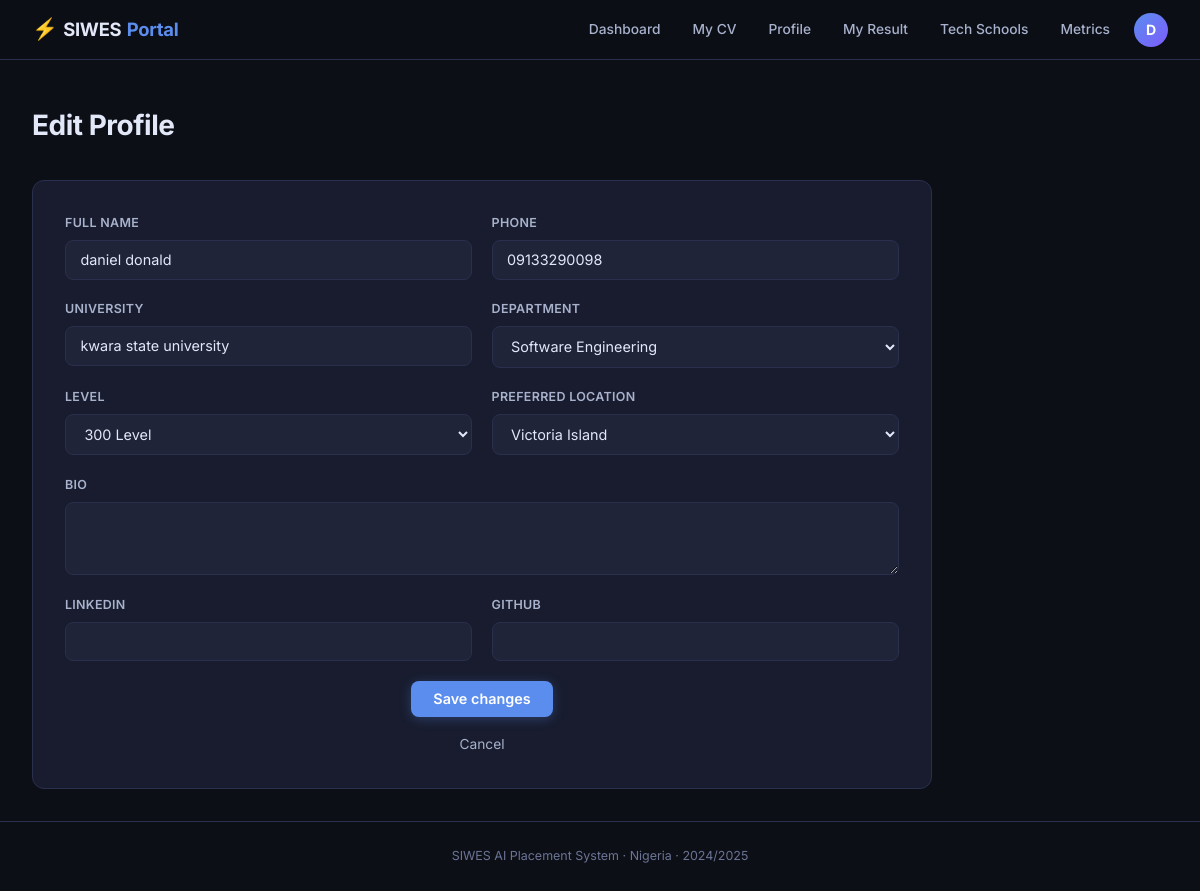
Screenshot of /student/profile (signed in) with the database file from the repository.
### models.py (models this page shows, shortened)
class User(UserMixin, Base):
    __tablename__ = "users"
    id            = Column(Integer, primary_key=True)
    email         = Column(String(120), unique=True, nullable=False)
    password_hash = Column(String(256), nullable=False)
    role          = Column(String(20), nullable=False)
    is_active     = Column(Boolean, default=True)
    created_at    = Column(DateTime, default=datetime.utcnow)
    student = relationship("Student", back_populates="user", uselist=False)
    company = relationship("Company",  back_populates="user",  uselist=False)
    school  = relationship("TechSchool", back_populates="user", uselist=False)

class Student(Base):
    __tablename__ = "students"
    id          = Column(Integer, primary_key=True)
    user_id     = Column(Integer, ForeignKey("users.id"), unique=True, nullable=False)
    name        = Column(String(100), nullable=False)
    email       = Column(String(120), unique=True, nullable=False)
    phone       = Column(String(20))
    university  = Column(String(150), nullable=False)
    department  = Column(String(100), nullable=False)
    level       = Column(Integer, nullable=False)
    state       = Column(String(50), nullable=False)
    location    = Column(String(100), nullable=False)
    matric_no   = Column(String(30), unique=True)
    bio         = Column(Text)
    linkedin    = Column(String(200))
    github      = Column(String(200))
    track       = Column(String(20), default="placement")
    created_at  = Column(DateTime, default=datetime.utcnow)
    user          = relationship("User", back_populates="student")
    cv            = relationship("CV", back_populates="student", uselist=False)
    placements    = relationship("Placement", back_populates="student")
    test_attempts = relationship("TestAttempt", back_populates="student")
    school_enrollments = relationship("SchoolEnrollment", back_populates="student")

### blueprints/student.py (the view, shortened to what this page needs)
@student_bp.route("/profile", methods=["GET", "POST"])
@login_required
def profile():
    if current_user.role != "student":
        return redirect(url_for("admin.dashboard"))
    db = SessionLocal()
    try:
        student = _get_student(db)
        cv      = db.query(CV).filter_by(student_id=student.id).first() if student else None
        return render_template("student/profile.html", student=student, cv=cv)
    finally:
        db.close()

### blueprints/student.py (called while the page is built)
def _get_student(db):
    return db.query(Student).filter_by(user_id=current_user.id).first()

### templates/student/profile.html (shortened to what this page needs)
{% extends "base.html" %}
{% block content %}
<div class="page-header">
  <h1>Edit Profile</h1>
</div>
<div class="form-card wide">
  <form method="POST" class="grid-form">
    <div class="field"><label>Full name</label>
      <input type="text" name="name" value="{{ student.name }}" required/></div>
    <div class="field"><label>Phone</label>
      <input type="tel" name="phone" value="{{ student.phone or '' }}"/></div>
    <div class="field"><label>University</label>
      <input type="text" name="university" value="{{ student.university }}" required/></div>
    <div class="field"><label>Department</label>
      <select name="department" required>
        {% for d in ["Computer Science","Software Engineering","Information Technology",
                     "Computer Engineering","Electrical Electronics","Data Science","Cyber Security"] %}
          <option value="{{ d }}" {% if student.department==d %}selected{% endif %}>{{ d }}</option>
        {% endfor %}
      </select></div>
    <div class="field"><label>Level</label>
      <select name="level">
        <option value="300" {% if student.level==300 %}selected{% endif %}>300 Level</option>
      </select></div>
    <div class="field"><label>Preferred location</label>
      <select name="location">
        {% for loc in ["Victoria Island","Lekki","Yaba","Ikeja","Ikoyi","Surulere","Ajah","Lagos Island","Any Lagos"] %}
          <option value="{{ loc }}" {% if student.location==loc %}selected{% endif %}>{{ loc }}</option>
        {% endfor %}
      </select></div>
    <div class="field full-width"><label>Bio</label>
      <textarea name="bio" rows="3">{{ student.bio or '' }}</textarea></div>
    <div class="field"><label>LinkedIn</label>
      <input type="url" name="linkedin" value="{{ student.linkedin or '' }}"/></div>
    <div class="field"><label>GitHub</label>
      <input type="url" name="github" value="{{ student.github or '' }}"/></div>
    <div class="field full-width actions">
      <button type="submit" class="btn-primary">Save changes</button>
      <a href="{{ url_for('student.dashboard') }}" class="btn-ghost">Cancel</a>
    </div>
  </form>
</div>
{% endblock %}

### templates/base.html (shortened to what this page needs)
<!DOCTYPE html>
<html lang="en" x-data="{ mobileOpen: false }">
<head>
  <link rel="stylesheet" href="{{ url_for('static', filename='css/style.css') }}"/>
</head>
<body>
<nav class="navbar">
  <a class="brand" href="/">
    <span class="brand-icon">⚡</span>SIWES<span class="brand-accent">Portal</span>
  </a>
  <div class="nav-links desktop-nav">
    {% if current_user.is_authenticated %}
      {% if current_user.role == "student" %}
        <a href="{{ url_for('student.dashboard') }}" class="nav-link">Dashboard</a>
        <a href="{{ url_for('student.upload_cv') }}"  class="nav-link">My CV</a>
        <a href="{{ url_for('student.profile') }}"    class="nav-link">Profile</a>
        <a href="{{ url_for('student.result') }}"     class="nav-link">My Result</a>
        <a href="{{ url_for('schools.listing') }}"    class="nav-link">Tech Schools</a>
        <a href="{{ url_for('placement.evaluation') }}" class="nav-link">Metrics</a>
      {% endif %}
      <div class="nav-user" x-data="{ open: false }" @click.outside="open = false">
        <button class="nav-avatar" @click="open = !open" aria-label="Account menu">
          {{ current_user.email[0].upper() }}
        </button>
      </div>
    {% else %}
      <a href="{{ url_for('auth.login') }}" class="nav-link">Log in</a>
      <a href="{{ url_for('auth.register_student') }}" class="btn-nav">Join as Student</a>
    {% endif %}
  </div>
</nav>
<div class="flash-container" x-data>
</div>
<main class="main">
  {% block content %}{% endblock %}
</main>
<footer class="footer">
  <p>SIWES AI Placement System · Nigeria · 2024/2025</p>
</footer>
</body>
</html>

### static/css/style.css (style rules this page uses)
:root { --bg:#0d0f17;--bg2:#11141f;--surface:#181c2e;--surface2:#1f2438;--surface3:#252a42; --border:#2a2f4e;--border2:#353a5c;--accent:#5b8dee;--accent-dim:rgba(91,141,238,.12); --accent2:#7c5cfc;--green:#22c55e;--green-dim:rgba(34,197,94,.12);--red:#ef4444; --red-dim:rgba(239,68,68,.12);--amber:#f59e0b;--amber-dim:rgba(245,158,11,.12); --text:#e2e8f8;--text2:#a8b2cc;--muted:#6b7494;--radius:12px;--radius-sm:8px; --radius-lg:16px;--shadow:0 8px 32px rgba(0,0,0,.45);--nav-h:60px;--font:'Inter',sans-serif; }
*,*::before,*::after { box-sizing:border-box;margin:0;padding:0 }
html { scroll-behavior:smooth }
body { font-family:var(--font);background:var(--bg);color:var(--text);min-height:100vh; display:flex;flex-direction:column;font-size:14px;line-height:1.65;-webkit-font-smoothing:antialiased }
a { color:inherit;text-decoration:none }
button { font-family:var(--font);cursor:pointer }
input,select,textarea { font-family:var(--font) }
.navbar { position:sticky;top:0;z-index:200;height:var(--nav-h);display:flex; align-items:center;justify-content:space-between;padding:0 2rem; background:rgba(13,15,23,.9);backdrop-filter:blur(16px);border-bottom:1px solid var(--border) }
.brand { font-size:1.15rem;font-weight:700;display:flex;align-items:center;gap:.35rem;letter-spacing:-.3px }
.brand-icon { font-size:1.3rem }
.brand-accent { color:var(--accent) }
.desktop-nav { display:flex;align-items:center;gap:1rem }
.nav-link { color:var(--text2);font-size:.86rem;font-weight:500;padding:.35rem .5rem; border-radius:6px;transition:color .18s,background .18s }
.nav-avatar { width:34px;height:34px;border-radius:50%; background:linear-gradient(135deg,var(--accent),var(--accent2)); border:none;color:#fff;font-weight:700;font-size:.88rem;cursor:pointer;transition:opacity .2s }
.nav-user { position:relative }
.flash-container { padding:.6rem 2rem 0;display:flex;flex-direction:column;gap:.4rem }
.main { flex:1;padding:2rem;max-width:1280px;margin:0 auto;width:100% }
.footer { text-align:center;padding:1.5rem;color:var(--muted);font-size:.78rem; border-top:1px solid var(--border);margin-top:auto }
.page-header { margin-bottom:2rem }
.page-header h1 { font-size:1.75rem;font-weight:700;letter-spacing:-.5px }
.field { display:flex;flex-direction:column;gap:.4rem }
.field label { font-size:.78rem;font-weight:600;color:var(--text2);letter-spacing:.3px;text-transform:uppercase }
.field input,.field select,.field textarea { background:var(--surface2);border:1.5px solid var(--border); color:var(--text);border-radius:var(--radius-sm);padding:.65rem .9rem;font-size:.9rem; width:100%;transition:border-color .18s,box-shadow .18s }
.field input::placeholder,.field textarea::placeholder { color:var(--muted) }
.field select option { background:var(--surface2) }
.grid-form { display:grid;grid-template-columns:1fr 1fr;gap:1.2rem }
.full-width { grid-column:1/-1 }
.form-card { background:var(--surface);border:1px solid var(--border);border-radius:var(--radius); padding:2rem;max-width:560px }
.form-card.wide { max-width:900px }
.actions { display:flex;gap:1rem;align-items:center;flex-wrap:wrap }
.btn-primary { background:var(--accent);color:#fff;border:none;padding:.62rem 1.4rem; border-radius:var(--radius-sm);font-size:.9rem;font-weight:600;cursor:pointer; transition:opacity .18s,transform .15s,box-shadow .18s;display:inline-flex; align-items:center;gap:.4rem;box-shadow:0 2px 12px rgba(91,141,238,.3) }
.btn-ghost { color:var(--text2);font-size:.86rem;transition:color .18s; display:inline-flex;align-items:center;gap:.3rem }

### rows the page displays
User: email "D"
Student: name "daniel donald", phone "09133290098", university "kwara state university", department "Software Engineering", level "300 Level"

### other values shown
form field location "Victoria Island"
